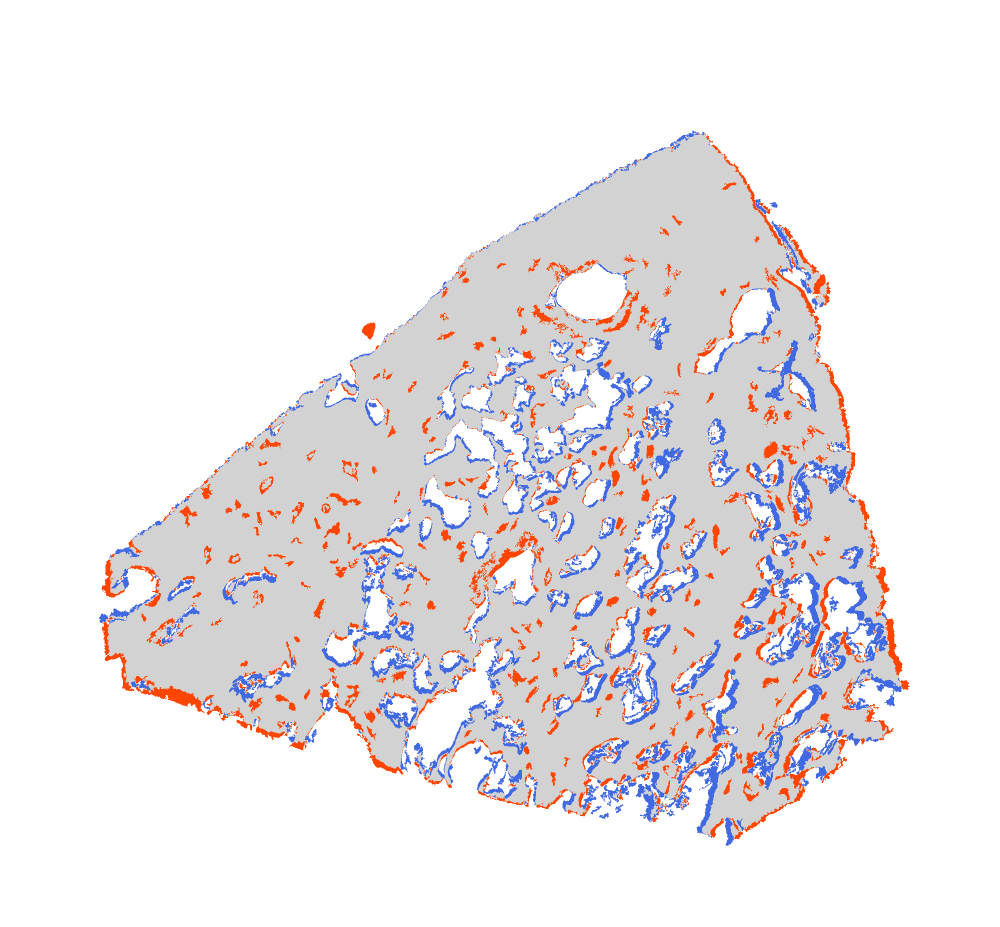
#> input picture img/align/FFPE_LUAD_3_B_rotate_wh.png, 2000 x 1854 px, given in place of wh.png-Visium_tr_gray_without_circle_nega_mask_with_hole.png, which was not available (shown at 1/2 size)
$ python Eval_Visium-PhenoCycler.py ../img/align/FFPE_LUAD_3_B_rotate_wh.png ../img/align/FFPE_LUAD_3_B_shift_wh.png ../img/align/FFPE_LUAD_3_B_shift_wh.png
#> lines starting #> are read from the running program, lines starting #| are printed output that depends on the picture; pictures that were not available may be replaced by others from this repository, and a replacement may not be noted
### src/util/load_data.py
#!/usr/bin/env python3

import cv2
import ast

# LOAD masks
def load_masks(MASKDIR_v_DAT, PREFIX_v, MASKDIR_p_DAT_MULTI, PREFIX_p):

    # Visium
    filename_visium_mask = MASKDIR_v_DAT + "/" + PREFIX_v + "_tr_gray_without_circle_nega_mask.png"
    filename_visium_mask_wh = MASKDIR_v_DAT  + "/" + PREFIX_v + "_tr_gray_without_circle_nega_mask_with_hole.png"

    # PhenoCycler
    filename_phenocycler_mask_01 = MASKDIR_p_DAT_MULTI + "/" + PREFIX_p + "-" + "MULTI_gray_nega_mask_01.png"
    filename_phenocycler_mask_wh_01 = MASKDIR_p_DAT_MULTI + "/" + PREFIX_p + "-" + "MULTI_gray_nega_mask_with_hole_01.png"

    filename_phenocycler_mask = MASKDIR_p_DAT_MULTI + "/" + PREFIX_p + "-" + "MULTI_gray_nega_mask.png"
    filename_phenocycler_mask_wh = MASKDIR_p_DAT_MULTI + "/" + PREFIX_p + "-" + "MULTI_gray_nega_mask_with_hole.png"

    # with hole
    img_visium_mask_wh = cv2.imread(filename_visium_mask_wh, cv2.IMREAD_GRAYSCALE)
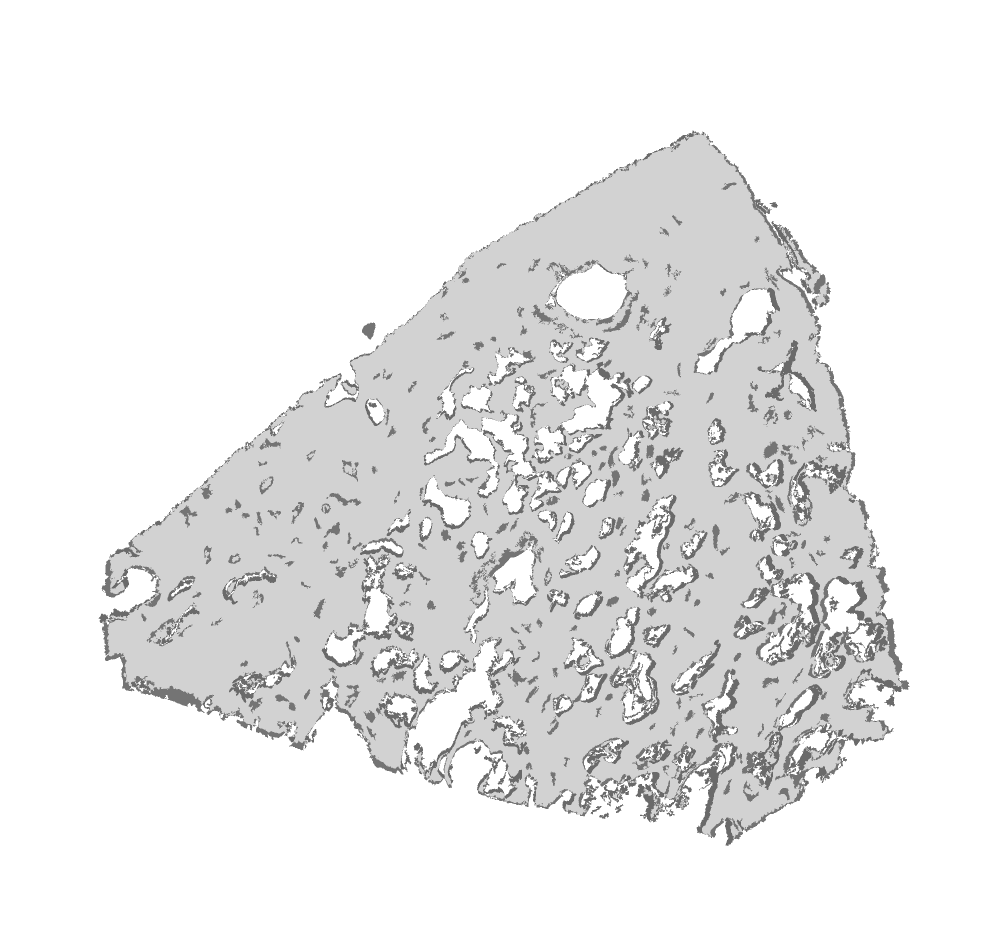
#> img_visium_mask_wh: shape (1854, 2000) (shown at 1/2 size); min 106, max 255, mean 234.2
    img_phenocycler_mask_wh_01 = cv2.imread(filename_phenocycler_mask_wh_01, cv2.IMREAD_GRAYSCALE)
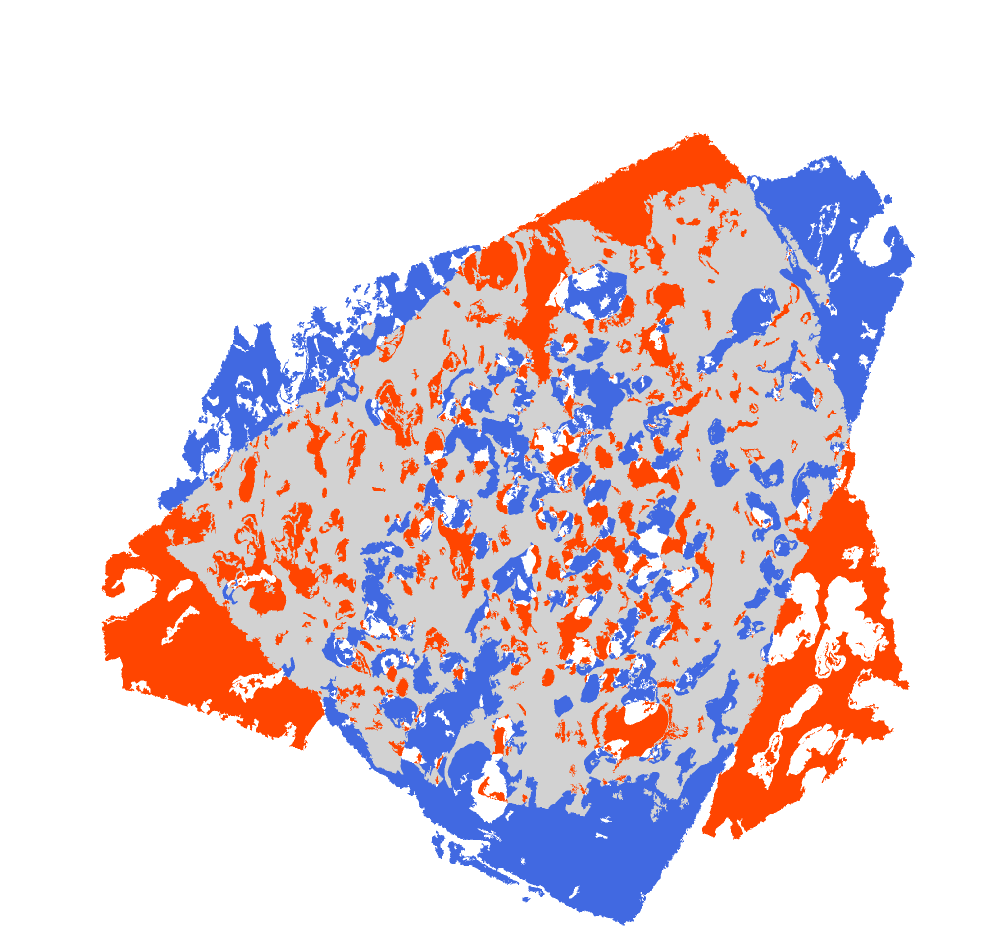
#> input picture img/align/FFPE_LUAD_3_B_shift_wh.png, 2000 x 1854 px, given in place of ate_wh.png-PhenoCycler-MULTI_gray_nega_mask_with_hole_01.png, which was not available (shown at 1/2 size)
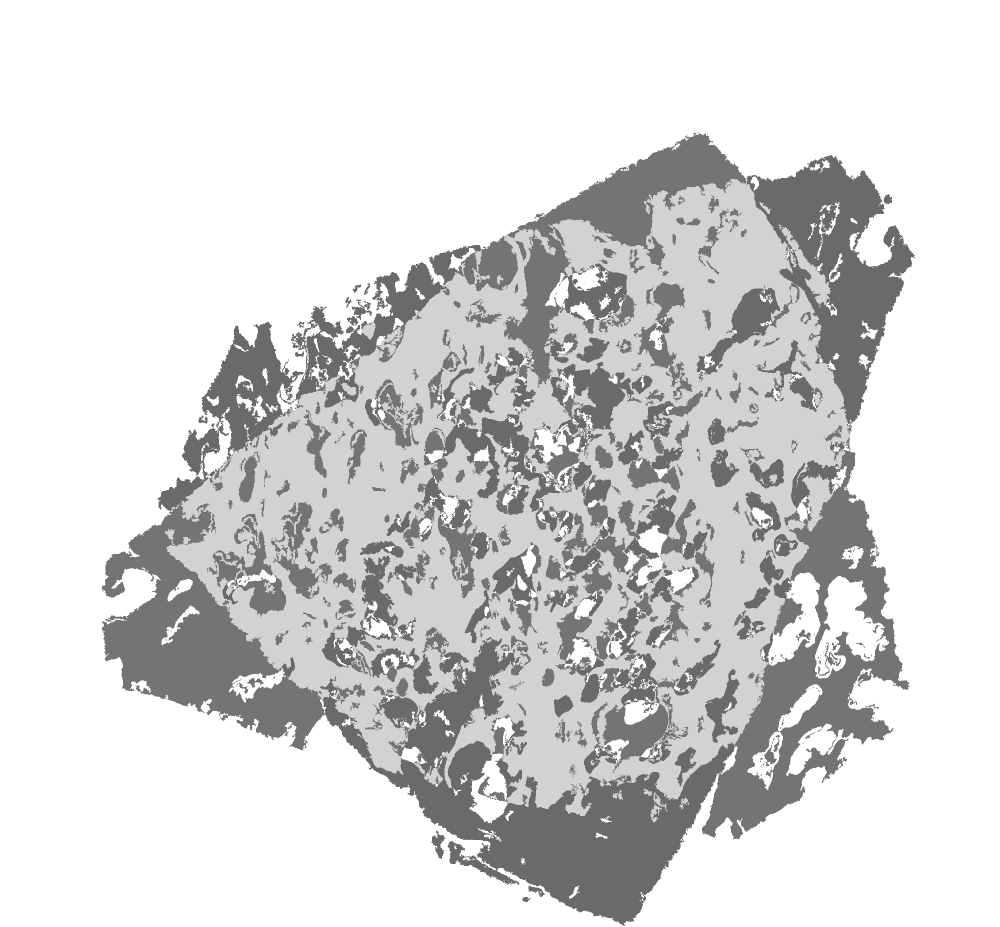
#> img_phenocycler_mask_wh_01: shape (1854, 2000) (shown at 1/2 size); min 106, max 255, mean 215.1
    img_phenocycler_mask_wh = cv2.imread(filename_phenocycler_mask_wh, cv2.IMREAD_GRAYSCALE)

    # without hole
    img_visium_mask = cv2.imread(filename_visium_mask, cv2.IMREAD_GRAYSCALE)
    img_phenocycler_mask_01 = cv2.imread(filename_phenocycler_mask_01, cv2.IMREAD_GRAYSCALE)
    img_phenocycler_mask = cv2.imread(filename_phenocycler_mask, cv2.IMREAD_GRAYSCALE)

    return \
        img_visium_mask_wh, img_phenocycler_mask_wh_01, img_phenocycler_mask_wh, \
        img_visium_mask, img_phenocycler_mask_01, img_phenocycler_mask

# LOAD PhenoCycler resolution
# [148 lines left out: functions load_phenocycler_resolution, load_phenocycler_pages, load_visium_text_files, load_visium_clusters, not called in this run]

### src/Eval_Visium-PhenoCycler.py
#!/usr/bin/env python3

import sys
import re
import pathlib
import shutil
import numpy as np
import math
import cv2

import matplotlib as mpl
import matplotlib.pyplot as plt
import matplotlib.cm as cm

import pandas as pd
import statistics

from util.image import *
from util.html import *

from util.load_data import *
from util.projection import *

def main():

    binary_th = 10

    if len(sys.argv) < 3:
        print("sys.argv")
        sys.exit()

    sid = sys.argv[1]
    filename_seg = sys.argv[2]

    rot90 = ""
    if len(sys.argv) >= 4:
        rot90 = sys.argv[3]

    DEGREE = ""
    if rot90 == "ROTATE_90_CLOCKWISE":
        DEGREE = cv2.ROTATE_90_CLOCKWISE
    elif rot90 == "ROTATE_90_COUNTERCLOCKWISE":
        DEGREE = cv2.ROTATE_90_COUNTERCLOCKWISE

    print("SID", sid)

    # directories

    WORKDIR = "."
    RESULTDIR = WORKDIR + "/" + sid

    PREFIX = sid

    # Visium
    PREFIX_v = sid + "-" + "Visium"
    MASKDIR_v = RESULTDIR + "/" + PREFIX_v + "-" + "MASK"
    MASKDIR_v_DAT = MASKDIR_v + "/" + "dat"
    print("MASKDIR_v", MASKDIR_v)

    # PhenoCycler
    PREFIX_p = sid + "-" + "PhenoCycler"
    MASKDIR_p = RESULTDIR + "/" + PREFIX_p + "-" + "MASK"
    MASKDIR_p_DAT = MASKDIR_p + "/" + "dat"
    MASKDIR_p_DAT_DAPI = MASKDIR_p_DAT + "/" + "DAPI"
    MASKDIR_p_DAT_MULTI = MASKDIR_p_DAT + "/" + "MULTI"
    print("MASKDIR_p_DAT_DAPI", MASKDIR_p_DAT_DAPI)
    print("MASKDIR_p_DAT_MULTI", MASKDIR_p_DAT_MULTI)

    # PAGESDIR
    PAGESDIR = MASKDIR_p_DAT + "/" +  "PAGES"

    # ALIGNDIR
    ALIGNDIR = RESULTDIR + "/" + PREFIX + "-" + "ALIGN"
    ALIGNDIR_DAT = ALIGNDIR + "/" + "dat"

    # NORMDIR
    NORMDIR = RESULTDIR + "/" + PREFIX_v + "-" + "NORM"
    NORMDIR_DAT = NORMDIR + "/" + "dat"

    # EVALDIR
    EVALDIR = RESULTDIR + "/" + PREFIX + "-" + "EVAL"
    pp = pathlib.Path(EVALDIR)
    if not pp.exists():
        pp.mkdir(exist_ok=True, parents=True)

    # EVALDIR_DAT
    EVALDIR_DAT = EVALDIR + "/" + "dat"
    print("EVALDIR_DAT", EVALDIR_DAT)
    pp = pathlib.Path(EVALDIR_DAT)
    if not pp.exists():
        pp.mkdir(exist_ok=True, parents=True)

    #####
    # LOAD masks
    img_visium_mask_wh, img_phenocycler_mask_wh_01, img_phenocycler_mask_wh,  img_visium_mask, img_phenocycler_mask_01, img_phenocycler_mask \
        = load_masks(MASKDIR_v_DAT, PREFIX_v, MASKDIR_p_DAT_MULTI, PREFIX_p)

    # phenocycler boundary
    filename_phenocycler_boundary_wh_01 = \
        MASKDIR_p_DAT_MULTI + "/" + PREFIX_p + "-" + "MULTI_gray_nega_bin_cont_boundary_with_hole_01" + ".png"
    img_phenocycler_boundary_wh_01 = cv2.imread(filename_phenocycler_boundary_wh_01, cv2.IMREAD_GRAYSCALE)
    # x10
#> (the run stopped early here; a loop or call above may not have finished)
